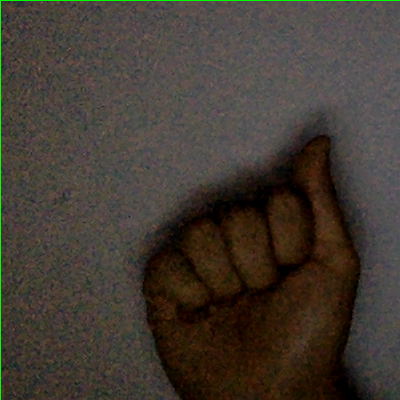
#> input picture Images/a.png, 400 x 400 px, given in place of the camera
$ python git.py   (older library calls are emulated)
#> lines starting #> are read from the running program, lines starting #| are printed output that depends on the picture; after the words box and inside, x2 and y2 are one past the last pixel; in counts of white or black regions, pixels touching at a corner belong together
import cv2
import numpy as np
import math
cap = cv2.VideoCapture(0)
while(cap.isOpened()):
    ret, img = cap.read()
#> img is the input picture: shape (400, 400, 3); mean B, G, R 50.5, 58.6, 66.3
    cv2.rectangle(img, (300, 300), (100, 100), (0, 255, 0), 0)
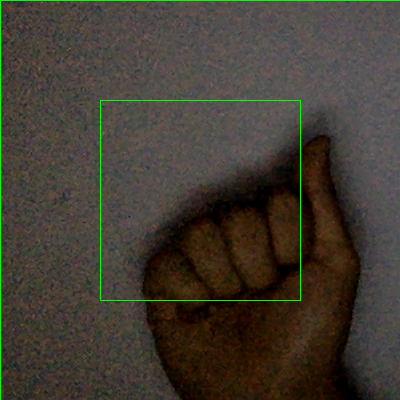
#> img: shape (400, 400, 3); 0.5% of pixels changed, all inside (x1, y1, x2, y2) = (100, 100, 301, 301)
    crop_img = img[100:300, 100:300]
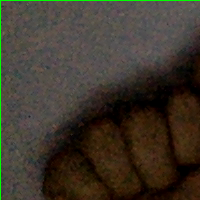
#> crop_img: shape (200, 200, 3); mean B, G, R 43.8, 54.5, 62
    grey = cv2.cvtColor(crop_img, cv2.COLOR_BGR2GRAY)
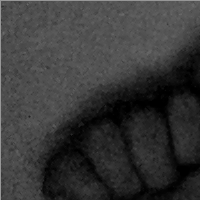
#> grey: shape (200, 200); min 0, max 150, mean 55.6
    value = (35, 35)
    blurred = cv2.GaussianBlur(grey, value, 0)
    _, thresh1 = cv2.threshold(blurred, 127, 255,
                               cv2.THRESH_BINARY_INV+cv2.THRESH_OTSU)
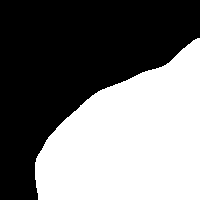
#> thresh1: shape (200, 200); 46% white; 1 white region, box (x1, y1, x2, y2) and area: (35, 38, 200, 200) 18401
    cv2.imshow('Thresholded', thresh1)

    (version, _, _) = cv2.__version__.split('.')

    if version is '3':
        image, contours, hierarchy = cv2.findContours(thresh1.copy(),
                                                      cv2.RETR_TREE,
                                                      cv2.CHAIN_APPROX_NONE)
    elif version is '2':
        contours, hierarchy = cv2.findContours(thresh1.copy(),
                                               cv2.RETR_TREE,
                                               cv2.CHAIN_APPROX_NONE)

#> (the run stopped early here; a loop or call above may not have finished)

$ run again, on Images/b.png
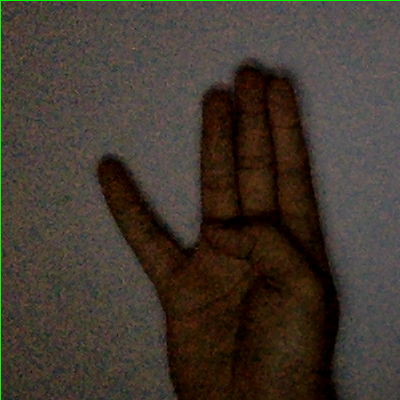
#> input picture Images/b.png, 400 x 400 px, given in place of the camera
#> img is the input picture: shape (400, 400, 3); mean B, G, R 47.9, 57.1, 66.2
#> img: shape (400, 400, 3); 0.5% of pixels changed, all inside (x1, y1, x2, y2) = (100, 100, 301, 301)
#> `blurred = cv2.GaussianBlur(grey, value, 0)`:
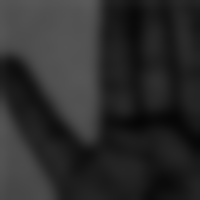
#> blurred: shape (200, 200); min 6, max 89, mean 43.4
#> `_, thresh1 = cv2.threshold(blurred, 127, 255, cv2.THRESH_BINARY_INV+cv..`:
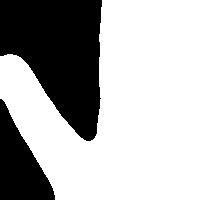
#> thresh1: shape (200, 200); 68.2% white; 2 black regions, box (x1, y1, x2, y2) and area: (0, 0, 102, 141) 9659, (0, 99, 55, 200) 3050

$ run again, on Images/d.png
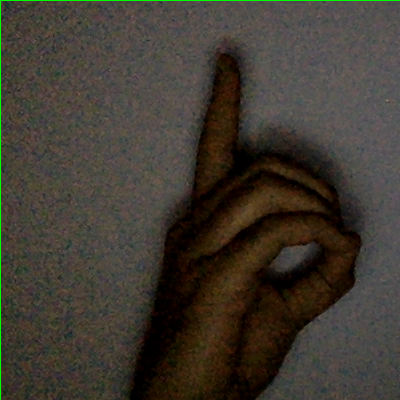
#> input picture Images/d.png, 400 x 400 px, given in place of the camera
#> img is the input picture: shape (400, 400, 3); mean B, G, R 49.1, 58, 63.9
#> img: shape (400, 400, 3); 0.5% of pixels changed, all inside (x1, y1, x2, y2) = (100, 100, 301, 301)
#> `blurred = cv2.GaussianBlur(grey, value, 0)`:
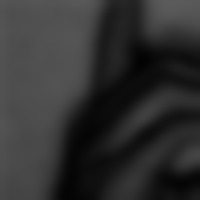
#> blurred: shape (200, 200); min 3, max 91, mean 48.3
#> `_, thresh1 = cv2.threshold(blurred, 127, 255, cv2.THRESH_BINARY_INV+cv..`:
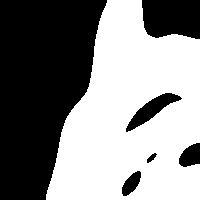
#> thresh1: shape (200, 200); 53% white; 6 black regions, box (x1, y1, x2, y2) and area: (0, 0, 107, 200) 15347, (142, 0, 200, 39) 2042, (126, 93, 182, 132) 730, (179, 143, 200, 167) 373, (122, 171, 141, 196) 276, (147, 153, 157, 163) 48
